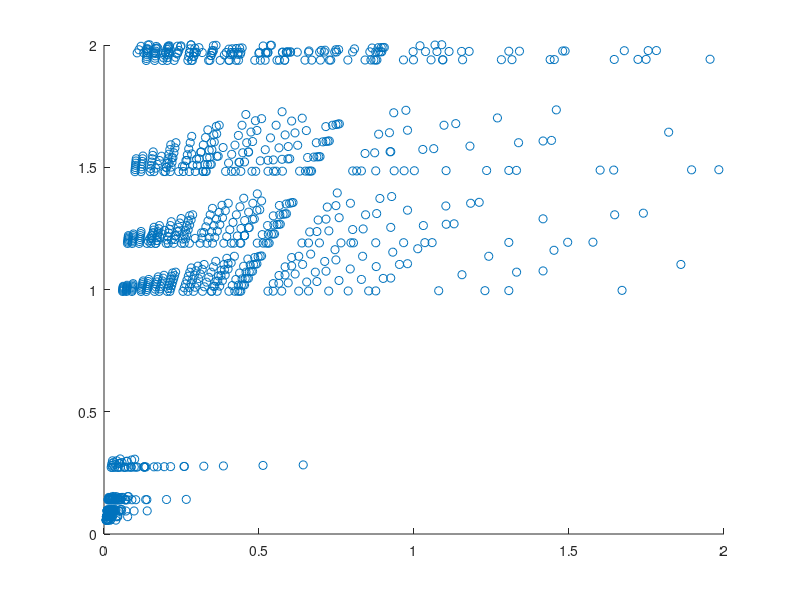

This chart was generated by the following MATLAB code:
% connection strengths %default values 

je0=[0.1:2:12.1];
ji0=[0.1:2:12.1];
jei=[0.1:2:12.1];
jii=[0.1:2:12.1];
jee=[0.1:2:12.1];
jie=[0.1:2:12.1];


re=6;
ri=12;
tic 
count=0;
js=[];

for e=1:numel(je0)
    for i=1:numel(ji0)
        for ei=1:numel(jei)
            for ii=1:numel(jii)
                for ee=1:numel(jee)
                    for ie=1:numel(jie)
                        
                        if je0(e)/ji0(i)>jei(ei)/jii(ii) && jei(ei)/jii(ii)>jee(ee)/jie(ie)
                            
                            count=count+1;
                            js(count,:)=[je0(e),ji0(i),jei(ei),jii(ii),jee(ee),jie(ie)];
                        end
                        
                    end
                end
            end
        end
    end
end
toc


%%%%%%%%%%%%%%%%%



    re_g            = 6; %desired re 
    ri_g              = 12; %desired ri
    pei = 0.35;
    pie = 0.42;
    pii =0.39;
    pee = 0.06;

    gamma       = 1/4; %N factor, Ni/Ne
    beta_ei       = pei/pee; 
    beta_ie       = pie/pee;
    beta_ii         = pii/pee;
    
    R=[];
    for i=1:numel(js(:,1))
        je0=js(i,1);
        ji0=js(i,2);
        jei=js(i,3);
        jii=js(i,4);
        jee=js(i,5);
        jie=js(i,6);
    

    X=[je0;ji0];
    J=[jee,-(jei*gamma*beta_ei);(jie*beta_ie),-(jii*gamma*beta_ii)];
    
    R(i,:)=(-inv(J)*X)' * 100;
    
    end
    
    Re=[R(:,1)/re_g,R(:,2)/ri_g]
    
    figure
    scatter(Re(:,1),Re(:,2))
    xlim([0 2])
    ylim([0 2])
    
    Reabs=abs(1-Re);
    
    mError=sum(Reabs,2)
    [~,idx]=sort(mError);
    mError(idx,:)
    Re(idx,:)
    R(idx,:)
    js(idx,:);
    
    R
    


